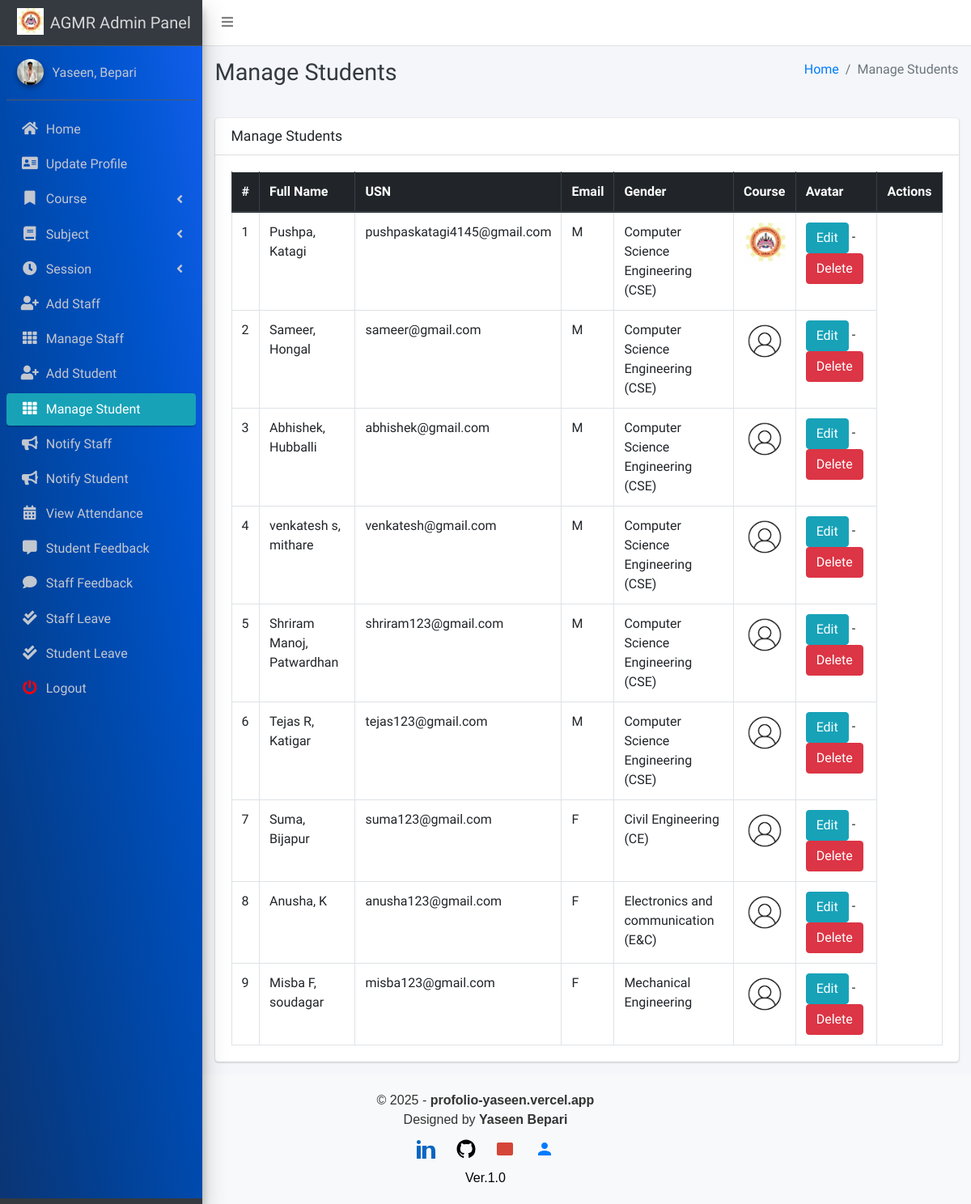
Page /student/manage/ (signed in) on the committed database.
### main_app/models.py (models this page shows, shortened)
class CustomUser(AbstractUser):
    USER_TYPE = ((1, "HOD"), (2, "Staff"), (3, "Student"))
    GENDER = [("M", "Male"), ("F", "Female")]
    username = None  # Removed username, using email instead
    email = models.EmailField(unique=True)
    user_type = models.CharField(default=1, choices=USER_TYPE, max_length=1)
    gender = models.CharField(max_length=1, choices=GENDER)
    profile_pic = models.ImageField()
    address = models.TextField()
    fcm_token = models.TextField(default="")  # For firebase notifications
    created_at = models.DateTimeField(auto_now_add=True)
    updated_at = models.DateTimeField(auto_now=True)
    USERNAME_FIELD = "email"
    REQUIRED_FIELDS = []
    objects = CustomUserManager()
    def __str__(self):
        return self.last_name + ", " + self.first_name

class Student(models.Model):
    admin = models.OneToOneField(CustomUser, on_delete=models.CASCADE)
    course = models.ForeignKey(Course, on_delete=models.DO_NOTHING, null=True, blank=False)
    session = models.ForeignKey(Session, on_delete=models.DO_NOTHING, null=True)

class Course(models.Model):
    name = models.CharField(max_length=120)
    created_at = models.DateTimeField(auto_now_add=True)
    updated_at = models.DateTimeField(auto_now=True)

### main_app/hod_views.py (the view)
# urls.py: path("student/manage/", hod_views.manage_student, name='manage_student'),
def manage_student(request):
    students = CustomUser.objects.filter(user_type=3)
    context = {
        'students': students,
        'page_title': 'Manage Students'
    }
    return render(request, "hod_template/manage_student.html", context)

### main_app/templates/hod_template/manage_student.html
{% extends 'main_app/base.html' %}
{% load static %}
{% block page_title %}{{page_title}}{% endblock page_title %}
{% block content %}
<section class="content">
    <div class="container-fluid">
        <div class="row">
            <div class="col-md-12">
                <div class="card">
                    <div class="card-header">
                        <h3 class="card-title">{{page_title}}</h3>
                    </div>
                    <div class="card-body">
                        <table id="example2" class="table table-bordered table-hover">
                            <thead class="thead-dark">
                                <tr>
                                    <th>#</th>
                                    <th>Full Name</th>
                                    <th>USN</th>
                                    <th>Email</th>
                                    <th>Gender</th>
                                    <th>Course</th>
                                    <th>Avatar</th>
                                    <th>Actions</th>
                                </tr>
                            </thead>
                            <tbody>
                                {% for student in students %}
                                <tr>
                                    <td>{{ forloop.counter }}</td>
                                    <td>{{student.last_name}}, {{student.first_name}}</td>
                                    <td>{{student.email}}</td>
                                    <td>{{student.gender}}</td>
                                    <td>{{student.student.course.name}}</td>
                                    <td>
                                        {% if student.profile_pic == ""  %}
                                        No Image
                                        {% else %}
                                        <img class="img img-fluid mb-2" height="56" width="56"
                                            src="{{student.profile_pic}}" alt="">
                                        {% endif %}
                                    </td>
                                    <td><a href="{% url 'edit_student' student.student.id %}" class="btn btn-info">Edit</a> -
                                        <a href="{% url 'delete_student' student.student.id %}" class="btn btn-danger" onclick="return confirm('Are you sure about this ?')">Delete</a>
                                    </td>
                                </tr>
                                {% endfor %}
                            </tbody>
                        </table>
                    </div>
                </div>
            </div>
        </div>
    </div>
</section>
{% endblock content %}

### main_app/templates/main_app/sidebar_template.html (shortened to what this page needs)
{% load static %}
<aside class="main-sidebar sidebar-dark-info elevation-4">
    {% if request.user.user_type == '1' %}
    <a href="{% url 'admin_home' %}" class="brand-link">
        <img src="{% static 'dist/img/agm logo.jpg' %} " alt="AGMR LOGO"
            class="brand-image " >
        <span class="brand-text font-weight-light" >AGMR Admin Panel</span>
    </a>
    <div class="sidebar" style="background-image: linear-gradient(to right top, #0b3574, #033f91, #004aae, #0054cc, #125eeb);">
        <div class="user-panel mt-3 pb-3 mb-3 d-flex">
            <div class="image">
                <img src="{{ request.user.profile_pic}}" class="img-circle elevation-2" alt="User Image">
            </div>
            <div class="info">
                <a href="#" class="d-block">{{user}}</a>
            </div>
        </div>
        <nav class="mt-2">
            <ul class="nav nav-pills nav-sidebar flex-column" data-widget="treeview" role="menu" data-accordion="false">
                <li class="nav-item">
                    {% url 'admin_home' as admin_home %}
                    <a href="{{admin_home}}" class="nav-link {% if admin_home == request.path %} active {% endif %}">
                        <i class="nav-icon fas fa-home"></i>
                        <p>
                            Home
                        </p>
                    </a>
                </li>
                <li class="nav-item">
                    {% url 'admin_view_profile' as admin_view_profile %}
                    <a href="{{admin_view_profile}}"
                        class="nav-link {% if admin_view_profile == request.path %} active {% endif %}">
                        <i class="nav-icon fas fa-address-card"></i>
                        <p>
                            Update Profile
                        </p>
                    </a>
                </li>
                <li class="nav-item has-treeview">
                    <a href="#" class="nav-link" >
                        <i class="nav-icon fas fa-bookmark"></i>
                        <p>
                            Course
                            <i class="fas fa-angle-left right"></i>
                        </p>
                    </a>
                </li>
                <li class="nav-item has-treeview">
                    <a href="#" class="nav-link">
                        <i class="nav-icon fas fa-book"></i>
                        <p>
                            Subject
                            <i class="fas fa-angle-left right"></i>
                        </p>
                    </a>
                </li>
                <li class="nav-item has-treeview">
                    <a href="#" class="nav-link">
                        <i  class="nav-icon fas fa-clock"></i>
                        <p>
                            Session
                            <i class="fas fa-angle-left right"></i>
                        </p>
                    </a>
                </li>
                <li class="nav-item">
                    {% url 'add_staff' as add_staff %}
                    <a href="{{add_staff}}" class="nav-link {% if add_staff == request.path %} active {% endif %}">
                        <i class="nav-icon fas fa-user-plus"></i>
                        <p>
                            Add Staff
                        </p>
                    </a>
                </li>
                <li class="nav-item">
                    {% url 'manage_staff' as manage_staff %}
                    {% url 'edit_staff' staff_id as edit_staff %}
                    <a href="{{manage_staff}}"
                        class="nav-link {% if manage_staff == request.path or request.path == edit_staff %} active {% endif %}">
                        <i class="nav-icon fas fa-th"></i>
                        <p>
                            Manage Staff
                        </p>
                    </a>
                </li>
                <li class="nav-item">
                    {% url 'add_student' as add_student%}
                    <a href="{{add_student}}" class="nav-link  {% if add_student == request.path %} active {% endif %}">
                        <i class="nav-icon fas fa-user-plus"></i>
                        <p>
                            Add Student
                        </p>
                    </a>
                </li>
                <li class="nav-item">
                    {% url 'manage_student' as manage_student %}
                    {% url 'edit_student' student_id as edit_student %}
                    <a href="{{manage_student}}"
                        class="nav-link  {% if edit_student == request.path or manage_student == request.path %} active {% endif %}">
                        <i class="nav-icon fas fa-th"></i>
                        <p>
                            Manage Student
                        </p>
                    </a>
                </li>
                <li class="nav-item">
                    {% url 'admin_notify_staff' as admin_notify_staff %}
                    <a href="{{admin_notify_staff}}"
                        class="nav-link {% if admin_notify_staff == request.path %} active {% endif %}">
                        <i class="nav-icon fas fa-bullhorn"></i>
                        <p>
                            Notify Staff
                        </p>
                    </a>
                </li>
                <li class="nav-item">
                    {% url 'admin_notify_student' as admin_notify_student %}
                    <a href="{{admin_notify_student}}"
                        class="nav-link {% if admin_notify_student == request.path %} active {% endif %}">
                        <i class="nav-icon fas fa-bullhorn"></i>
                        <p>
                            Notify Student
                        </p>
                    </a>
                </li>
                <li class="nav-item">
                    {% url 'admin_view_attendance' as admin_view_attendance %}
                <li class="nav-item">
                    <a href="{{admin_view_attendance}}"
                        class="nav-link  {% if admin_view_attendance == request.path %} active {% endif %}">
                        <i class="nav-icon fas fa-calendar-alt"></i>
                        <p>
                            View Attendance
                        </p>
                    </a>
                </li>
                <li class="nav-item">
                    {% url 'student_feedback_message' as student_feedback_message %}
                    <a href="{{ student_feedback_message }}"
                        class="nav-link  {% if student_feedback_message == request.path %} active {% endif %}">
                        <i class="nav-icon fas fa-comment-alt"></i>
                        <p>
                            Student Feedback
                        </p>
                    </a>
                </li>
                <li class="nav-item">
                    {% url 'staff_feedback_message' as staff_feedback_message %}
                    <a href="{{staff_feedback_message}}"
                        class="nav-link   {% if staff_feedback_message == request.path %} active {% endif %}">
                        <i  class="nav-icon fas fa-comment"></i>
                        <p>
                            Staff Feedback
                        </p>
                    </a>
                </li>
                <li class="nav-item">
                    {% url 'view_staff_leave' as view_staff_leave %}
                    <a href="{{view_staff_leave}}"
                        class="nav-link  {% if view_staff_leave == request.path %} active {% endif %}">
                        <i  class="nav-icon fas fa-check-double"></i>
                        <p>
                            Staff Leave
                        </p>
                    </a>
                </li>
                <li class="nav-item">
                    {% url 'view_student_leave' as view_student_leave %}
                    <a href="{% url 'view_student_leave' %}"
                        class="nav-link  {% if view_student_leave == request.path %} active {% endif %}">
                        <i  class="nav-icon fas fa-check-double"></i>
                        <p>
                            Student Leave
                        </p>
                    </a>
                </li>
                                        {% endif %}
                                        <li class="nav-item">
                                            <a href="{% url 'user_logout' %}"
                                                onclick="return confirm('Your session would be terminated.\n\nProceed?')"
                                                class="nav-link">
                                                <i  style="color: #ff0000"  class="nav-icon fas fa-power-off"></i>
                                                <p>
                                                    Logout
                                                </p>
                                            </a>
                                        </li>
                                    </ul>
                                </nav>
                            </div>
</aside>

### rows in the picture
CustomUser: last_name+first_name "Yaseen, Bepari"
CustomUser: last_name "Pushpa", first_name "Katagi", email "pushpaskatagi4145@gmail.com", gender "M", student.course.name "Computer Science Engineering (CSE)", shows a picture
CustomUser: last_name "Sameer", first_name "Hongal", email "sameer@gmail.com", gender "M", student.course.name "Computer Science Engineering (CSE)", profile_pic (picture)
CustomUser: last_name "Abhishek", first_name "Hubballi", email "abhishek@gmail.com", gender "M", student.course.name "Computer Science Engineering (CSE)", profile_pic (picture)
CustomUser: last_name "venkatesh s", first_name "mithare", email "venkatesh@gmail.com", gender "M", student.course.name "Computer Science Engineering (CSE)", profile_pic (picture)
CustomUser: last_name "Shriram Manoj", first_name "Patwardhan", email "shriram123@gmail.com", gender "M", student.course.name "Computer Science Engineering (CSE)", profile_pic (picture)
CustomUser: last_name "Tejas R", first_name "Katigar", email "tejas123@gmail.com", gender "M", student.course.name "Computer Science Engineering (CSE)", profile_pic (picture)
CustomUser: last_name "Suma", first_name "Bijapur", email "suma123@gmail.com", gender "F", student.course.name "Civil Engineering (CE)", profile_pic (picture)
CustomUser: last_name "Anusha", first_name "K", email "anusha123@gmail.com", gender "F", student.course.name "Electronics and communication (E&C)", profile_pic (picture)
CustomUser: last_name "Misba F", first_name "soudagar", email "misba123@gmail.com", gender "F", student.course.name "Mechanical Engineering", profile_pic (picture)

### other values in the picture
{{ page_title }} "Manage Students"
